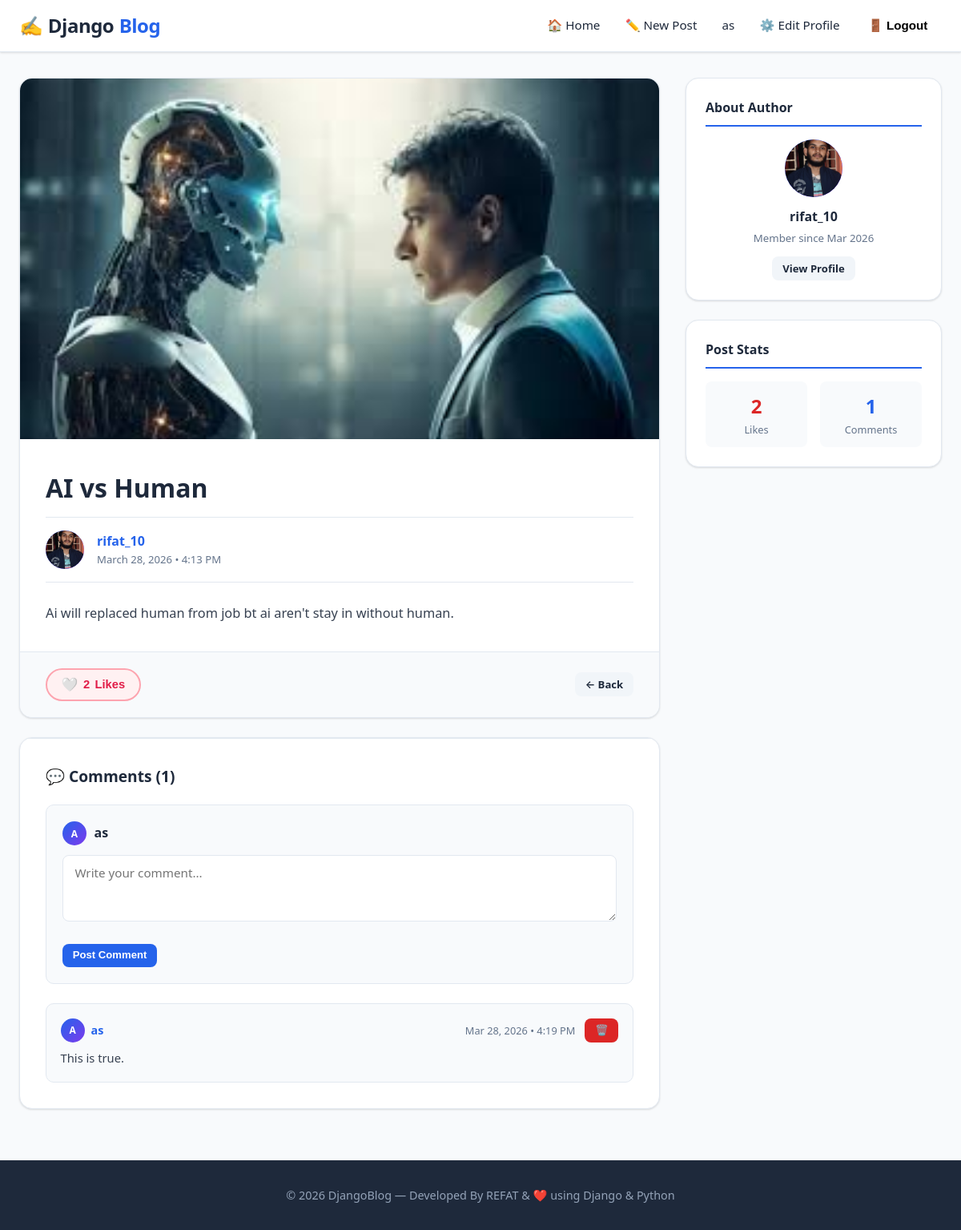
The app's page /post/1/ (signed in) with its own data.
### blog/models.py (models this page shows, shortened)
class Post(models.Model):
    title = models.CharField(max_length=200)
    content = models.TextField()
    author = models.ForeignKey(User, on_delete=models.CASCADE, related_name='posts')
    created_date = models.DateTimeField(default=timezone.now)
    updated_date = models.DateTimeField(auto_now=True)
    image = models.ImageField(upload_to='post_images/', blank=True, null=True)
    class Meta:
        ordering = ['-created_date']
    def total_likes(self):
        return self.likes.count()
    def total_comments(self):
        return self.comments.count()

class UserProfile(models.Model):
    user = models.OneToOneField(User, on_delete=models.CASCADE, related_name='profile')
    bio = models.TextField(blank=True, null=True, max_length=500)
    profile_pic = models.ImageField(upload_to='profile_pics/', blank=True, null=True)
    location = models.CharField(max_length=100, blank=True, null=True)
    website = models.URLField(blank=True, null=True)

class Comment(models.Model):
    post = models.ForeignKey(Post, on_delete=models.CASCADE, related_name='comments')
    author = models.ForeignKey(User, on_delete=models.CASCADE, related_name='comments')
    content = models.TextField()
    created_date = models.DateTimeField(default=timezone.now)
    class Meta:
        ordering = ['created_date']

### blog/views.py (the view, shortened to what this page needs)
# urls.py: path('post/<int:pk>/', views.post_detail, name='post_detail'),
def post_detail(request, pk):
    post = get_object_or_404(Post, pk=pk)
    comments = post.comments.all().select_related('author', 'author__profile')
    comment_form = CommentForm()
    user_liked = False
    if request.user.is_authenticated:
        user_liked = Like.objects.filter(post=post, user=request.user).exists()
    return render(request, 'blog/post_detail.html', {
        'post': post, 'comments': comments,
        'comment_form': comment_form, 'user_liked': user_liked,
    })

### blog/forms.py
class CommentForm(forms.ModelForm):
    content = forms.CharField(widget=forms.Textarea(attrs={
        'class': 'form-control', 'placeholder': 'Write your comment...', 'rows': 3
    }))
    class Meta:
        model = Comment
        fields = ['content']

### blog/templates/blog/post_detail.html (shortened to what this page needs)
{% extends 'blog/base.html' %}
{% block content %}
<div class="post-detail-wrap">
  <div>
    <article class="post-detail-main">
      {% if post.image %}
        <img src="{{ post.image.url }}" alt="{{ post.title }}" class="post-detail-image" />
      {% endif %}
      <div class="post-detail-content">
        <h1 class="post-detail-title">{{ post.title }}</h1>
        <div class="post-meta-bar">
          <div class="author-avatar author-avatar-lg">
            {% if post.author.profile.profile_pic %}
              <img src="{{ post.author.profile.profile_pic.url }}" class="avatar-img" alt="pic" />
            {% else %}
              {{ post.author.username|first|upper }}
            {% endif %}
          </div>
          <div>
            <div style="font-weight:700;">
              <a href="{% url 'profile' post.author.username %}">{{ post.author.username }}</a>
            </div>
            <div style="font-size:0.82rem;color:var(--text-muted);">{{ post.created_date|date:"F d, Y • g:i A" }}</div>
          </div>
        </div>
        <div class="post-body">{{ post.content }}</div>
      </div>
      <div class="post-actions-bar">
        {% if user.is_authenticated %}
          <button class="like-btn {% if user_liked %}liked{% endif %}" id="likeBtn" data-post-id="{{ post.pk }}">
            <span class="heart">{% if user_liked %}❤️{% else %}🤍{% endif %}</span>
            <span id="likeCount">{{ post.total_likes }}</span> Likes
          </button>
        {% else %}
          <a href="{% url 'login' %}?next={{ request.path }}" class="like-btn">🤍 {{ post.total_likes }} Likes</a>
        {% endif %}
        <a href="{% url 'home' %}" class="btn btn-light btn-sm" style="margin-left:auto;">← Back</a>
      </div>
    </article>
    <div class="post-detail-main" style="margin-top:1.5rem;">
      <div class="comments-section">
        <h3 style="font-size:1.2rem;font-weight:700;margin-bottom:1.25rem;">💬 Comments ({{ post.total_comments }})</h3>
        {% if user.is_authenticated %}
          <div class="comment-form-wrap">
            <div style="display:flex;align-items:center;gap:0.6rem;margin-bottom:0.75rem;">
              <div class="author-avatar">
                {% if user.profile.profile_pic %}
                  <img src="{{ user.profile.profile_pic.url }}" class="avatar-img" alt="pic" />
                {% else %}
                  {{ user.username|first|upper }}
                {% endif %}
              </div>
              <strong>{{ user.username }}</strong>
            </div>
            <form method="post">
              <div class="form-group">
                {{ comment_form.content }}
              </div>
              <button type="submit" class="btn btn-primary btn-sm">Post Comment</button>
            </form>
          </div>
        {% else %}
          <div style="background:var(--light-bg);padding:1rem;border-radius:var(--radius);margin-bottom:1.25rem;text-align:center;border:1px solid var(--border);">
            <a href="{% url 'login' %}?next={{ request.path }}">Login</a> to leave a comment.
          </div>
        {% endif %}
        {% if comments %}
          <div class="comment-list">
            {% for comment in comments %}
              <div class="comment-item">
                <div class="comment-header">
                  <div class="comment-author">
                    <div class="author-avatar">
                      {% if comment.author.profile.profile_pic %}
                        <img src="{{ comment.author.profile.profile_pic.url }}" class="avatar-img" alt="pic" />
                      {% else %}
                        {{ comment.author.username|first|upper }}
                      {% endif %}
                    </div>
                    <a href="{% url 'profile' comment.author.username %}">{{ comment.author.username }}</a>
                  </div>
                  <div style="display:flex;align-items:center;gap:0.75rem;">
                    <span class="comment-date">{{ comment.created_date|date:"M d, Y • g:i A" }}</span>
                    {% if user.is_authenticated %}
                      {% if user == comment.author or user.is_staff %}
                        <form method="post" action="{% url 'comment_delete' comment.pk %}" style="display:inline;">
                          <button type="submit" class="btn btn-danger btn-sm" onclick="return confirm('Delete this comment?')">🗑️</button>
                        </form>
                      {% endif %}
                    {% endif %}
                  </div>
                </div>
                <p class="comment-content">{{ comment.content }}</p>
              </div>
            {% endfor %}
          </div>
        {% else %}
          <div class="empty-state" style="padding:2rem;"><p>No comments yet. Be the first!</p></div>
        {% endif %}
      </div>
    </div>
  </div>
  <aside>
    <div class="sidebar-card">
      <div class="sidebar-card-title">About Author</div>
      <div style="text-align:center;">
        <div class="author-avatar author-avatar-lg" style="width:72px;height:72px;font-size:1.5rem;margin:0 auto 0.75rem;">
          {% if post.author.profile.profile_pic %}
            <img src="{{ post.author.profile.profile_pic.url }}" class="avatar-img" alt="pic" />
          {% else %}
            {{ post.author.username|first|upper }}
          {% endif %}
        </div>
        <h4 style="font-weight:700;">{{ post.author.username }}</h4>
        {% if post.author.profile.bio %}
          <p style="font-size:0.83rem;color:var(--text-muted);margin:0.4rem 0 0.75rem;">{{ post.author.profile.bio|truncatechars:80 }}</p>
        {% else %}
          <p style="font-size:0.83rem;color:var(--text-muted);margin:0.25rem 0 0.75rem;">Member since {{ post.author.date_joined|date:"M Y" }}</p>
        {% endif %}
        <a href="{% url 'profile' post.author.username %}" class="btn btn-light btn-sm">View Profile</a>
      </div>
    </div>
    <div class="sidebar-card">
      <div class="sidebar-card-title">Post Stats</div>
      <div style="display:grid;grid-template-columns:1fr 1fr;gap:1rem;text-align:center;">
        <div style="background:var(--light-bg);padding:0.75rem;border-radius:8px;">
          <div style="font-size:1.5rem;font-weight:800;color:var(--danger);">{{ post.total_likes }}</div>
          <div style="font-size:0.8rem;color:var(--text-muted);">Likes</div>
        </div>
        <div style="background:var(--light-bg);padding:0.75rem;border-radius:8px;">
          <div style="font-size:1.5rem;font-weight:800;color:var(--primary);">{{ post.total_comments }}</div>
          <div style="font-size:0.8rem;color:var(--text-muted);">Comments</div>
        </div>
      </div>
    </div>
  </aside>
</div>
{% endblock %}

### blog/templates/blog/base.html (shortened to what this page needs)
{% load static %}
<!DOCTYPE html>
<html lang="en">
<head>
  <link rel="stylesheet" href="{% static 'css/style.css' %}" />
</head>
<body>
  <nav class="navbar">
    <div class="navbar-inner">
      <a class="navbar-brand" href="{% url 'home' %}">✍️ <span>Django</span>Blog</a>
      <ul class="navbar-nav" id="navMenu">
        <li><a class="nav-link" href="{% url 'home' %}">🏠 Home</a></li>
        {% if user.is_authenticated %}
          <li><a class="nav-link" href="{% url 'post_create' %}">✏️ New Post</a></li>
          <li>
            <a class="nav-link" href="{% url 'profile' user.username %}">
              {{ user.username }}
            </a>
          </li>
          <li><a class="nav-link" href="{% url 'profile_edit' %}">⚙️ Edit Profile</a></li>
          <li>
            <form method="post" action="{% url 'logout' %}" style="display:inline;">
              <button type="submit" class="nav-link btn-nav-primary" style="background:none;border:none;cursor:pointer;">🚪 Logout</button>
            </form>
          </li>
        {% else %}
          <li><a class="nav-link" href="{% url 'login' %}">Login</a></li>
          <li><a class="nav-link btn-nav-primary" href="{% url 'register' %}">Register</a></li>
        {% endif %}
      </ul>
    </div>
  </nav>
  <main class="main-content">
    {% block content %}{% endblock %}
  </main>
  <footer>
    <p>© 2026 DjangoBlog — Developed By REFAT & ❤️ using Django & Python</p>
  </footer>
</body>
</html>

### records on screen
Post: image (picture), title "AI vs Human", author.profile.profile_pic (picture), author.username "rifat_10", created_date "March 28, 2026 • 4:13 PM", content "Ai will replaced human from job bt ai aren't stay in without human.", total_likes "2", total_comments "1", author.date_joined "Mar 2026"
Comment: author.username|first "A", author.username "as", created_date "Mar 28, 2026 • 4:19 PM", content "This is true."

### other values on screen
{{ user.username }} "as"
{{ user.username|first|upper }} "A"
